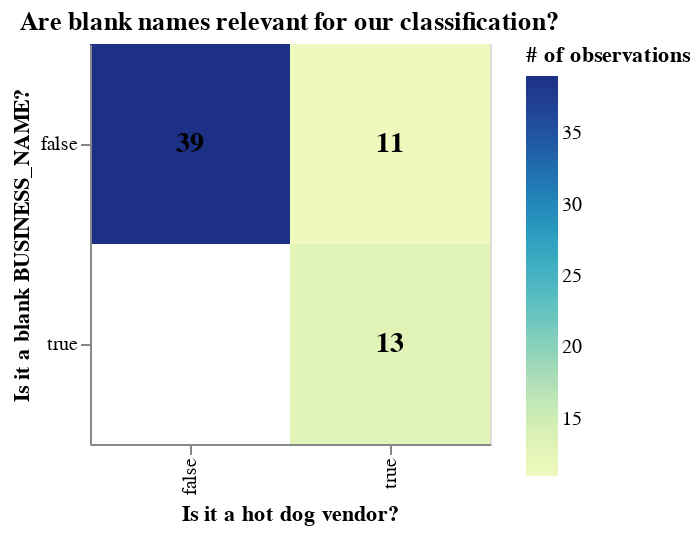

Notebook code cell kept with this figure:
### Markdown cell above
As we can see, even being the most popular class, there distribution is biased towards more non-hot-dog vendors (which we saw before that are not concentrated in a particular competing class).

Lastly, we noticed that there were some initial blanks in the `BUSINESS_NAME` which we addressed by changing it to an empty space (and thus not screwing up the `CountVectorizer` instance we will need for this analysis). It would be interesting to see if there is a discernible pattern of this, against the target:

### Code cell
# summary EDA, identify missing and NAN values

train_data["text_is_na"] = train_data["BUSINESS_NAME"] == ""

plot3 = (alt.Chart(
    train_data,
    title="Are blank names relevant for our classification?"
).mark_rect(color="seagreen").encode(
    x=alt.X("is_hotdog", title="Is it a hot dog vendor?"),
    y=alt.Y("text_is_na", title="Is it a blank BUSINESS_NAME?"),
    color=alt.Color("count()", title="# of observations")
).properties(
        width=200,
        height=200
    )
)

plot3 = plot3 + alt.Chart(train_data).mark_text(
    fontSize=14,
    fontWeight="bold"
).encode(
    x="is_hotdog:N",
    y="text_is_na:N",
    text=alt.Text("count():Q", format="d")
)

plot3

### Figure 1 — Vega-Lite specification as saved in the notebook (floating-point values rounded to 4 significant figures)
{"config": {"view": {"continuousWidth": 300, "continuousHeight": 300}}, "layer": [{"mark": {"type": "rect", "color": "seagreen"}, "encoding": {"color": {"aggregate": "count", "title": "# of observations", "type": "quantitative"}, "x": {"field": "is_hotdog", "title": "Is it a hot dog vendor?", "type": "nominal"}, "y": {"field": "text_is_na", "title": "Is it a blank BUSINESS_NAME?", "type": "nominal"}}, "title": "Are blank names relevant for our classification?"}, {"mark": {"type": "text", "fontSize": 14, "fontWeight": "bold"}, "encoding": {"text": {"aggregate": "count", "format": "d", "type": "quantitative"}, "x": {"field": "is_hotdog", "type": "nominal"}, "y": {"field": "text_is_na", "type": "nominal"}}}], "data": {"name": "data-80bfbd6a3aa68dc3ff43b7d5ba0831e8"}, "height": 200, "width": 200, "$schema": "https://vega.github.io/schema/vega-lite/v6.1.0.json", "datasets": {"data-80bfbd6a3aa68dc3ff43b7d5ba0831e8": [{"BUSINESS_NAME": "Aussie Pie Guy", "DESCRIPTION": "Australian Pies", "is_hotdog": false, "text_is_na": false}, {"BUSINESS_NAME": "", "DESCRIPTION": "Hot Dogs", "is_hotdog": true, "text_is_na": true}, {"BUSINESS_NAME": "", "DESCRIPTION": "Hot Dogs", "is_hotdog": true, "text_is_na": true}, {"BUSINESS_NAME": "The Juice Truck", "DESCRIPTION": "Juice and Smoothies", "is_hotdog": false, "text_is_na": false}, {"BUSINESS_NAME": "The Praguery", "DESCRIPTION": "Central European Desserts", "is_hotdog": false, "text_is_na": false}, {"BUSINESS_NAME": "The Juice Truck", "DESCRIPTION": "Juice and Smoothies", "is_hotdog": false, "text_is_na": false}, {"BUSINESS_NAME": "Mr. Shawarma", "DESCRIPTION": "Shawarma", "is_hotdog": false, "text_is_na": false}, {"BUSINESS_NAME": "Holy Smokes", "DESCRIPTION": "Hot Dogs", "is_hotdog": true, "text_is_na": false}, {"BUSINESS_NAME": "Crab Park Chowdery", "DESCRIPTION": "Chowders and Soups", "is_hotdog": false, "text_is_na": false}, {"BUSINESS_NAME": "Bandidas", "DESCRIPTION": "Vegan Cuisine", "is_hotdog": false, "text_is_na": false}, {"BUSINESS_NAME": "Commissary Connect", "DESCRIPTION": "Variety Menu", "is_hotdog": false, "text_is_na": false}, {"BUSINESS_NAME": "Disco Cheetah", "DESCRIPTION": "Korean", "is_hotdog": false, "text_is_na": false}, {"BUSINESS_NAME": "Actual Oden", "DESCRIPTION": "Japanese Cuisine", "is_hotdog": false, "text_is_na": false}, {"BUSINESS_NAME": "Master Chef's Kebab House", "DESCRIPTION": "Kebabs", "is_hotdog": false, "text_is_na": false}, {"BUSINESS_NAME": "", "DESCRIPTION": "Hot Dogs", "is_hotdog": true, "text_is_na": true}, {"BUSINESS_NAME": "", "DESCRIPTION": "Hot Dogs", "is_hotdog": true, "text_is_na": true}, {"BUSINESS_NAME": "", "DESCRIPTION": "Hot Dogs", "is_hotdog": true, "text_is_na": true}, {"BUSINESS_NAME": "Van Dog", "DESCRIPTION": "Western", "is_hotdog": false, "text_is_na": false}, {"BUSINESS_NAME": "", "DESCRIPTION": "Hot Dogs", "is_hotdog": true, "text_is_na": true}, {"BUSINESS_NAME": "Van Dog", "DESCRIPTION": "Hot Dogs", "is_hotdog": true, "text_is_na": false}, {"BUSINESS_NAME": "Suassy Thai", "DESCRIPTION": "Thai Cuisine", "is_hotdog": false, "text_is_na": false}, {"BUSINESS_NAME": "", "DESCRIPTION": "Hot Dogs", "is_hotdog": true, "text_is_na": true}, {"BUSINESS_NAME": "Roaming Dragon", "DESCRIPTION": "Asian Fusion", "is_hotdog": false, "text_is_na": false}, {"BUSINESS_NAME": "", "DESCRIPTION": "Hot Dogs", "is_hotdog": true, "text_is_na": true}, {"BUSINESS_NAME": "Van Dog", "DESCRIPTION": "Hot Dogs", "is_hotdog": true, "text_is_na": false}, {"BUSINESS_NAME": "Mr. Shawarma", "DESCRIPTION": "Middle Eastern Cuisine", "is_hotdog": false, "text_is_na": false}, {"BUSINESS_NAME": "Mr. Tube Steak", "DESCRIPTION": "Hot Dogs", "is_hotdog": true, "text_is_na": false}, {"BUSINESS_NAME": "La Bomba Taqueria", "DESCRIPTION": "Tacos and Fresh Salsas", "is_hotdog": false, "text_is_na": false}, {"BUSINESS_NAME": "", "DESCRIPTION": "Hot Dogs", "is_hotdog": true, "text_is_na": true}, {"BUSINESS_NAME": "Chou Chou Crepes", "DESCRIPTION": "French Crepes", "is_hotdog": false, "text_is_na": false}, {"BUSINESS_NAME": "Mr. Sandwich", "DESCRIPTION": "Sandwiches", "is_hotdog": false, "text_is_na": false}, {"BUSINESS_NAME": "BBKB Kaboom Box", "DESCRIPTION": "Seafood and Western", "is_hotdog": false, "text_is_na": false}, {"BUSINESS_NAME": "Tandoori Tikka Dog", "DESCRIPTION": "Hot Dogs", "is_hotdog": true, "text_is_na": false}, {"BUSINESS_NAME": "V Dub Dogs", "DESCRIPTION": "Hot Dogs", "is_hotdog": true, "text_is_na": false}, {"BUSINESS_NAME": "Marimba", "DESCRIPTION": "Middle Eastern Cuisine", "is_hotdog": false, "text_is_na": false}, {"BUSINESS_NAME": "Dog Meister", "DESCRIPTION": "Hot Dogs", "is_hotdog": true, "text_is_na": false}, {"BUSINESS_NAME": "Japadog", "DESCRIPTION": "Hot Dogs", "is_hotdog": true, "text_is_na": false}, {"BUSINESS_NAME": "Dim Sum Express", "DESCRIPTION": "Dim Sum", "is_hotdog": false, "text_is_na": false}, {"BUSINESS_NAME": "Meet to Eat", "DESCRIPTION": "Kosher Israeli", "is_hotdog": false, "text_is_na": false}, {"BUSINESS_NAME": "San Juan Family Farm", "DESCRIPTION": "Fruit Shakes, Smoothies and Juices", "is_hotdog": false, "text_is_na": false}, {"BUSINESS_NAME": "Yokabai", "DESCRIPTION": "Burgers and Fries", "is_hotdog": false, "text_is_na": false}, {"BUSINESS_NAME": "Eat Chicken Wraps", "DESCRIPTION": "Wraps and Sandwiches", "is_hotdog": false, "text_is_na": false}, {"BUSINESS_NAME": "Ali's Hot Dogs", "DESCRIPTION": "Hot Dogs", "is_hotdog": true, "text_is_na": false}, {"BUSINESS_NAME": "Eat Chicken Wraps", "DESCRIPTION": "Wraps and Sandwiches", "is_hotdog": false, "text_is_na": false}, {"BUSINESS_NAME": "", "DESCRIPTION": "Hot Dogs", "is_hotdog": true, "text_is_na": true}, {"BUSINESS_NAME": "", "DESCRIPTION": "Hot Dogs", "is_hotdog": true, "text_is_na": true}, {"BUSINESS_NAME": "Fat Duck Mobile Eatery", "DESCRIPTION": "International Comfort Foods", "is_hotdog": false, "text_is_na": false}, {"BUSINESS_NAME": "", "DESCRIPTION": "Hot Dogs", "is_hotdog": true, "text_is_na": true}, {"BUSINESS_NAME": "Roaming Dragon", "DESCRIPTION": "Asian Fusion", "is_hotdog": false, "text_is_na": false}, {"BUSINESS_NAME": "Mo's Hot Dog Plus", "DESCRIPTION": "Western", "is_hotdog": false, "text_is_na": false}, {"BUSINESS_NAME": "Sea Dogs", "DESCRIPTION": "Hot Dogs", "is_hotdog": true, "text_is_na": false}, {"BUSINESS_NAME": "Soho Road Naan Kebab", "DESCRIPTION": "Indian Cuisine", "is_hotdog": false, "text_is_na": false}, {"BUSINESS_NAME": "Feastro - The Rolling Bistro", "DESCRIPTION": "Local Meats and Seafood", "is_hotdog": false, "text_is_na": false}, {"BUSINESS_NAME": "Meet to Eat", "DESCRIPTION": "Kosher Israeli", "is_hotdog": false, "text_is_na": false}, {"BUSINESS_NAME": "Chickpea", "DESCRIPTION": "Vegetarian", "is_hotdog": false, "text_is_na": false}, {"BUSINESS_NAME": "Mac BBQ", "DESCRIPTION": "Hot Dogs", "is_hotdog": true, "text_is_na": false}, {"BUSINESS_NAME": "The Reef", "DESCRIPTION": "Caribbean", "is_hotdog": false, "text_is_na": false}, {"BUSINESS_NAME": "Didi's Greek", "DESCRIPTION": "Greek Cuisine", "is_hotdog": false, "text_is_na": false}, {"BUSINESS_NAME": "Cazba Express", "DESCRIPTION": "Kebabs", "is_hotdog": false, "text_is_na": false}, {"BUSINESS_NAME": "Tacofino White Lightening", "DESCRIPTION": "Tacos and Burritos", "is_hotdog": false, "text_is_na": false}, {"BUSINESS_NAME": "", "DESCRIPTION": "Hot Dogs", "is_hotdog": true, "text_is_na": true}, {"BUSINESS_NAME": "The Loving Hut", "DESCRIPTION": "Vegetarian and Vegan", "is_hotdog": false, "text_is_na": false}, {"BUSINESS_NAME": "Mr. Camaron", "DESCRIPTION": "Drinks and Smoothies", "is_hotdog": false, "text_is_na": false}]}}
